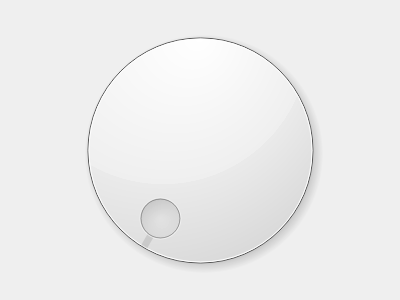
<?xml version="1.0" encoding="UTF-8"?>
<ui version="4.0">
 <class>GerenciamentoREP</class>
 <widget class="QWidget" name="GerenciamentoREP">
  <property name="geometry">
   <rect>
    <x>0</x>
    <y>0</y>
    <width>400</width>
    <height>300</height>
   </rect>
  </property>
  <property name="windowTitle">
   <string>Form</string>
  </property>
  <layout class="QVBoxLayout" name="verticalLayout">
   <item>
    <widget class="QDial" name="dial"/>
   </item>
  </layout>
 </widget>
 <resources/>
 <connections/>
</ui>
